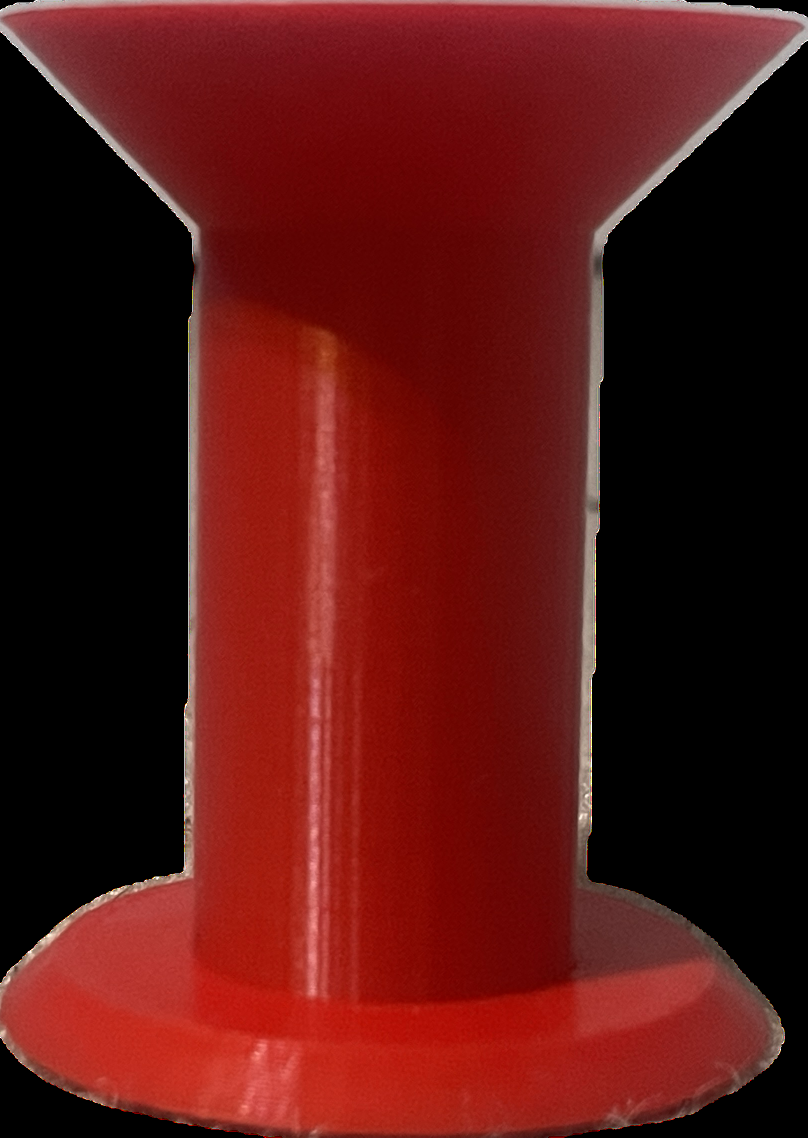
#> input picture ordinance_template.png, 1615 x 2275 px (shown at 1/2 size)
$ python -i distance_test.py   (imports and definitions only)
#> lines starting #> are read from the running program, lines starting #| are printed output that depends on the picture; after the words box and inside, x2 and y2 are one past the last pixel; in counts of white or black regions, pixels touching at a corner belong together
#> further down, picture is the input picture: shape (2275, 1615, 3); mean B, G, R 18.4, 21.1, 86.1
from PitopRobot import Pitop, Camera, PanTiltController
import cv2
import os
import time
import numpy as np
from collections import deque

# Keep the last N distance measurements
distance_history = deque(maxlen=10)

# [1 line that did not run here, left out]
# [1 line not run here, left out]

ordinance_template = "ordinance_template.png"

# Servo ports
CAMERA_SERVO_PORT = "S1"
CLAW_SERVO_PORT = "S2"

# [1 line that did not run here, left out]
# [1 line that did not run here, left out]

# ---------------------------
# Servo Control Functions
# ---------------------------
def pan_servo_to_angle(servo: PanTiltController, angle: int = 0):
    servo.pan_servo.target_angle = angle

def tilt_servo_to_angle(servo: PanTiltController, angle: int = 0):
    servo.tilt_servo.target_angle = angle

# ---------------------------
# Ordinance Detection Functions
# ---------------------------
def detect_ordinance_contour(frame):
    """
    Detects the edges of the ordinance in the provided image frame using HSV color thresholding
    to detect red color, with enhancements for robustness under varying lighting conditions.

    Parameters:
    frame (image): The input image frame to process for ordinance contour detection.

    Returns:
    image: The processed image with detected red areas highlighted.
    """

    # Step 1: Convert to HSV color space
    hsv = cv2.cvtColor(frame, cv2.COLOR_BGR2HSV)
#> hsv: shape (2275, 1615, 3); mean H, S, V 20.8, 130.9, 86.1

    # Step 2: Normalize brightness with histogram equalization on the V channel
    h, s, v = cv2.split(hsv)
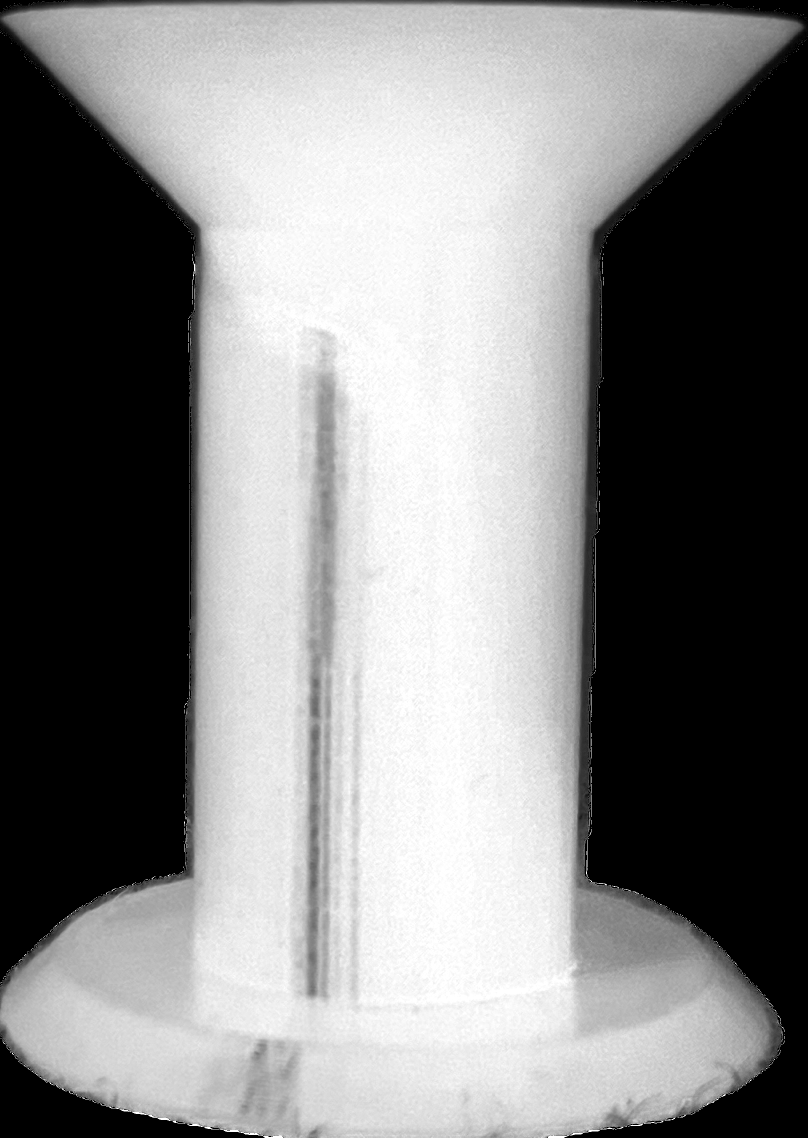
#> s: shape (2275, 1615) (shown at 1/2 size); min 0, max 255, mean 130.9
    v = cv2.equalizeHist(v)
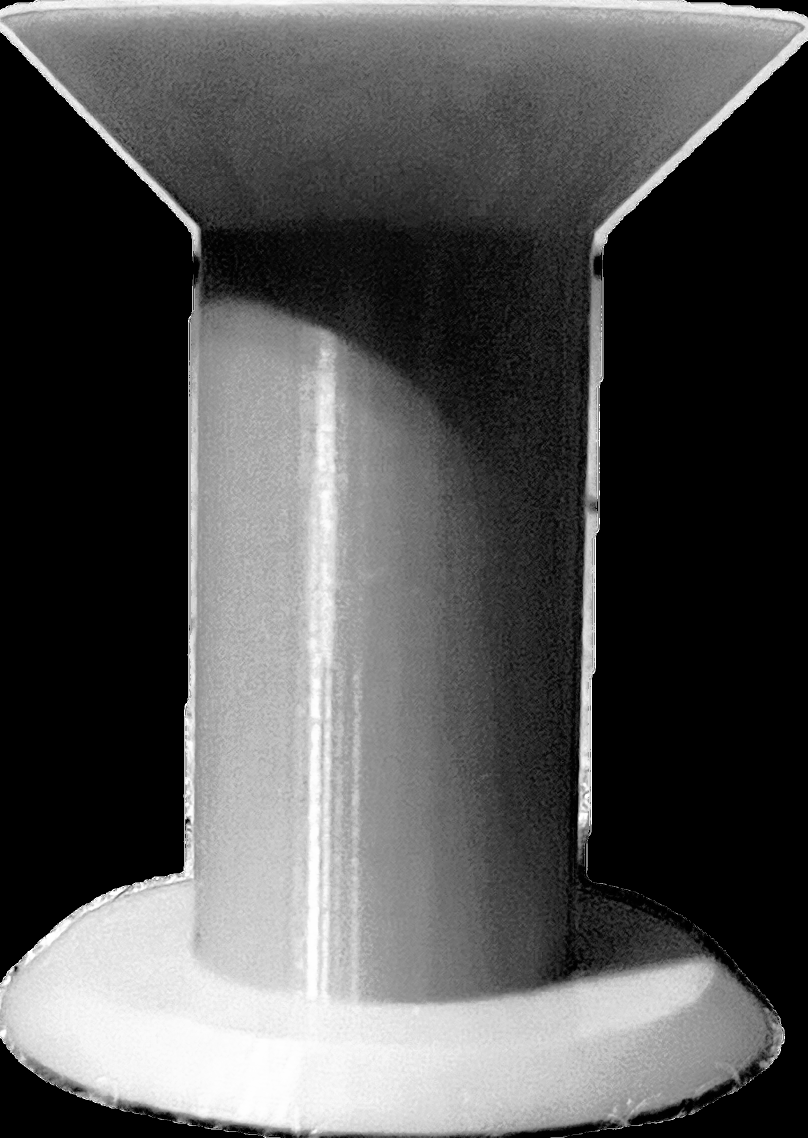
#> v: shape (2275, 1615) (shown at 1/2 size); min 0, max 255, mean 82.2
    hsv = cv2.merge([h, s, v])
#> hsv: shape (2275, 1615, 3); mean H, S, V 20.8, 130.9, 82.2

    # Step 3: Define the lower and upper bounds for red color in HSV
    lower_red1 = np.array([0, 80, 80])      # Lower range for red (hue from 0 to 10)
    upper_red1 = np.array([10, 255, 255])
    lower_red2 = np.array([160, 80, 80])    # Upper range for red (hue from 160 to 180)
    upper_red2 = np.array([180, 255, 255])

    # Step 4: Create masks for both red ranges and combine them
    mask1 = cv2.inRange(hsv, lower_red1, upper_red1)
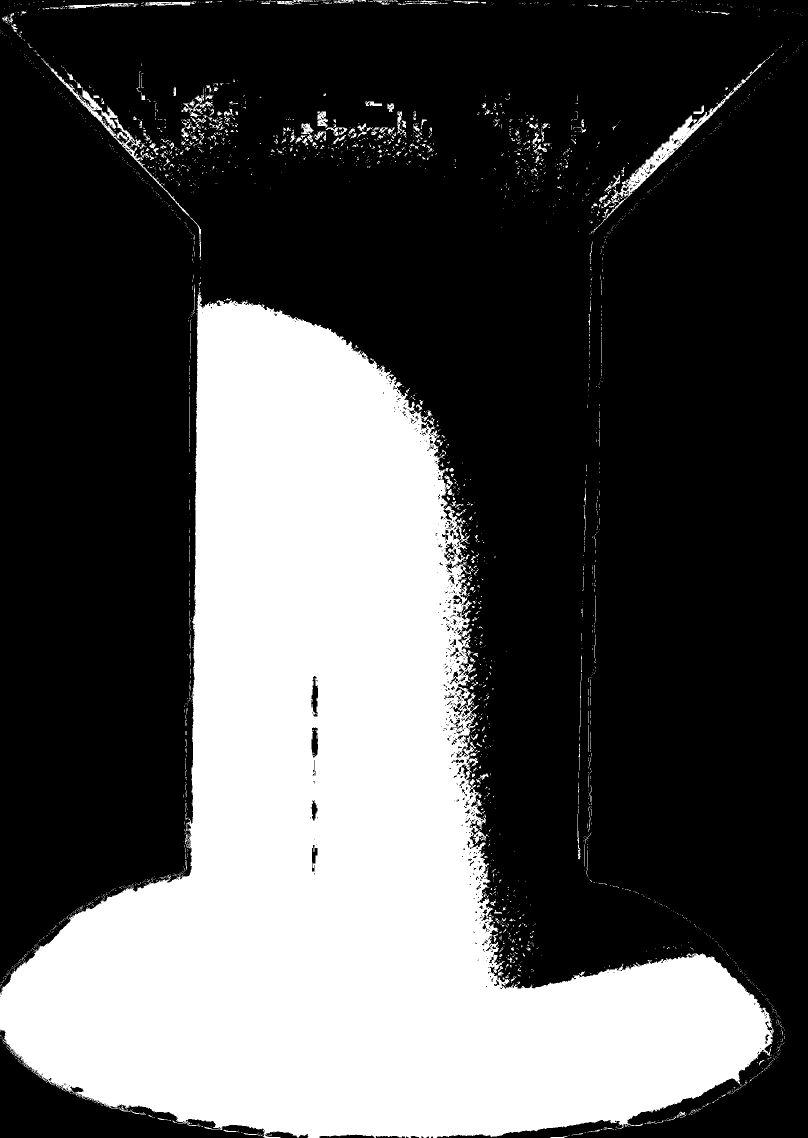
#> mask1: shape (2275, 1615) (shown at 1/2 size); 32.4% white; 3109 white regions (2825 under 20 px), largest, box (x1, y1, x2, y2) and area: (0, 584, 1548, 2275) 1154667, (1206, 113, 1540, 443) 6065, (83, 116, 402, 520) 3894
    mask2 = cv2.inRange(hsv, lower_red2, upper_red2)
#> mask2: shape (2275, 1615); 9% white; 916 white regions (759 under 20 px), largest, box (x1, y1, x2, y2) and area: (7, 0, 1601, 355) 316322, (622, 1352, 636, 1433) 672, (623, 1454, 636, 1515) 603
    mask = cv2.bitwise_or(mask1, mask2)
#> mask: shape (2275, 1615); 41.4% white; 3134 white regions (2819 under 20 px), largest, box (x1, y1, x2, y2) and area: (0, 584, 1548, 2275) 1156668, (4, 0, 1601, 520) 338305, (1093, 282, 1138, 320) 558

    # Step 5: Apply Gaussian Blur to reduce noise
    blurred = cv2.GaussianBlur(mask, (5, 5), 0)

    # blurred = cv2.bilateralFilter(mask, 9, 75, 75)

    # Step 6: Morphological closing to fill small gaps in the detected red areas
    kernel = np.ones((9, 9), np.uint8)
    red_areas = cv2.morphologyEx(blurred, cv2.MORPH_CLOSE, kernel)

    # Step 7: Perform edge detection using Canny
    edges = cv2.Canny(red_areas, 30, 100)
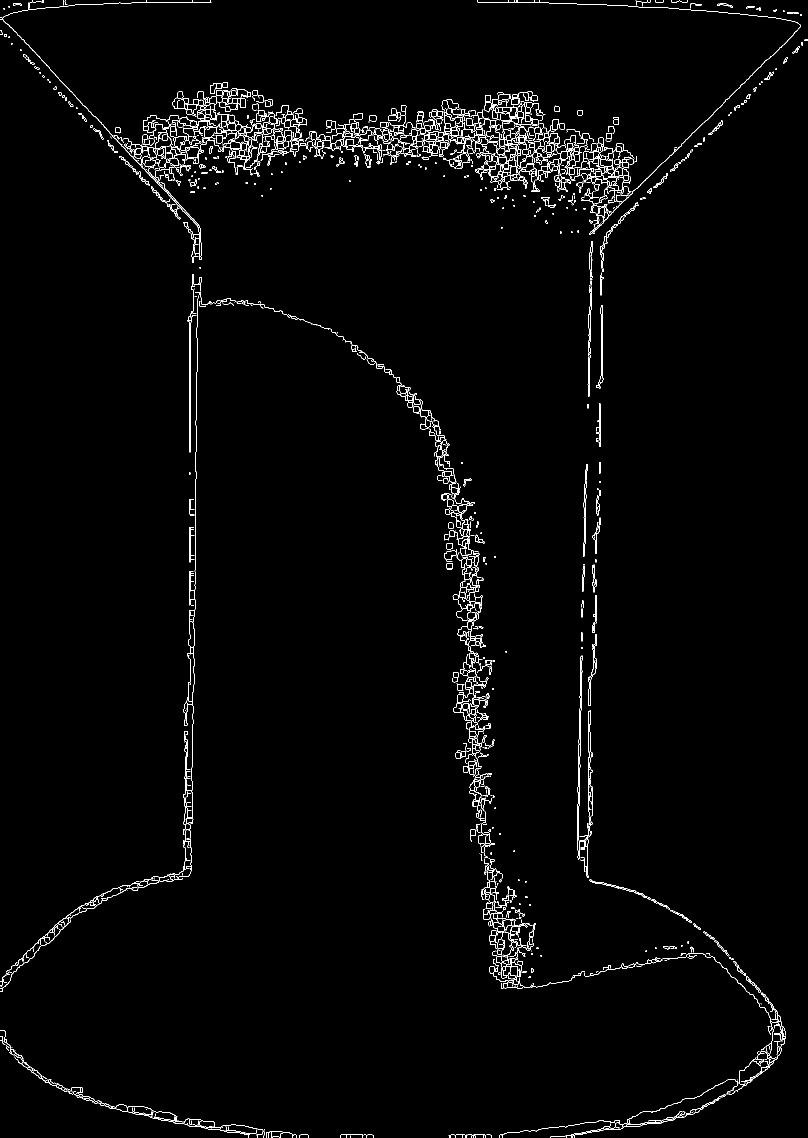
#> edges: shape (2275, 1615) (shown at 1/2 size); 1.6% white in thin lines or dots

    # Display processed result (edges of red areas)
#> (the run stopped early here; a loop or call above may not have finished)
